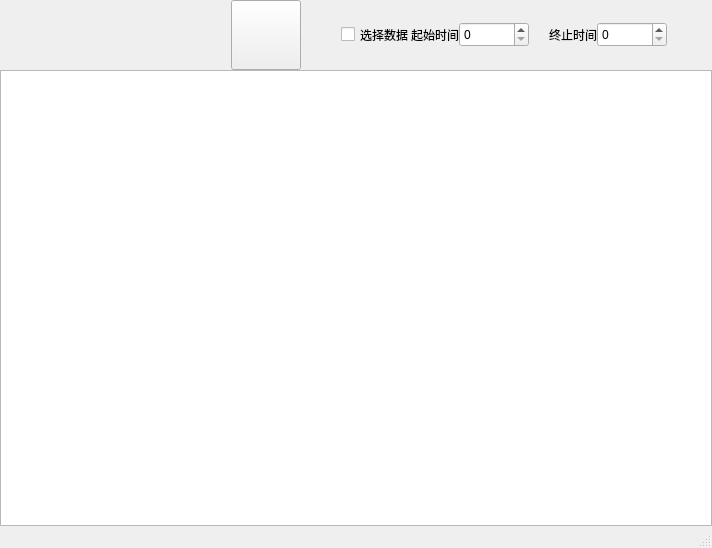
<?xml version="1.0" encoding="UTF-8"?>
<ui version="4.0">
 <class>Read_Tdms</class>
 <widget class="QMainWindow" name="Read_Tdms">
  <property name="geometry">
   <rect>
    <x>0</x>
    <y>0</y>
    <width>712</width>
    <height>548</height>
   </rect>
  </property>
  <property name="windowTitle">
   <string>EasyTDMS</string>
  </property>
  <property name="windowIcon">
   <iconset resource="images.qrc">
    <normaloff>:/img/ui.ico</normaloff>:/img/ui.ico</iconset>
  </property>
  <property name="styleSheet">
   <string notr="true"/>
  </property>
  <widget class="QWidget" name="centralwidget">
   <property name="styleSheet">
    <string notr="true"/>
   </property>
   <layout class="QVBoxLayout" name="verticalLayout_2">
    <property name="spacing">
     <number>0</number>
    </property>
    <property name="leftMargin">
     <number>0</number>
    </property>
    <property name="topMargin">
     <number>0</number>
    </property>
    <property name="rightMargin">
     <number>0</number>
    </property>
    <property name="bottomMargin">
     <number>0</number>
    </property>
    <item>
     <layout class="QHBoxLayout" name="horizontalLayout_tdms">
      <item>
       <spacer name="horizontalSpacer_3">
        <property name="orientation">
         <enum>Qt::Horizontal</enum>
        </property>
        <property name="sizeHint" stdset="0">
         <size>
          <width>80</width>
          <height>20</height>
         </size>
        </property>
       </spacer>
      </item>
      <item>
       <widget class="QPushButton" name="openfile">
        <property name="minimumSize">
         <size>
          <width>70</width>
          <height>70</height>
         </size>
        </property>
        <property name="maximumSize">
         <size>
          <width>70</width>
          <height>70</height>
         </size>
        </property>
        <property name="styleSheet">
         <string notr="true">QPushButton

{ image: url(:/img/img18.ico);
	
	border:none;
	background-color: rgba(230, 126, 34,0);
	

	
}
QPushButton:hover, QPushButton:pressed , QPushButton:checked
{
	image: url(:/img/img17.ico);
	
	border:none;
	background-color: rgba(230, 126, 34,0);
	
}</string>
        </property>
        <property name="text">
         <string/>
        </property>
       </widget>
      </item>
      <item>
       <spacer name="horizontalSpacer_2">
        <property name="orientation">
         <enum>Qt::Horizontal</enum>
        </property>
        <property name="sizeType">
         <enum>QSizePolicy::Fixed</enum>
        </property>
        <property name="sizeHint" stdset="0">
         <size>
          <width>20</width>
          <height>20</height>
         </size>
        </property>
       </spacer>
      </item>
      <item>
       <widget class="QPushButton" name="plotdata">
        <property name="minimumSize">
         <size>
          <width>70</width>
          <height>70</height>
         </size>
        </property>
        <property name="maximumSize">
         <size>
          <width>70</width>
          <height>70</height>
         </size>
        </property>
        <property name="styleSheet">
         <string notr="true">QPushButton


{ image: url(:/img/img43.ico);
	border:none;
	
	background-color: rgba(230, 126, 34,0);
	

	
}
QPushButton:hover, QPushButton:pressed , QPushButton:checked
{
	image: url(:/img/img43s.ico);
	
	border:none;
	background-color: rgba(230, 126, 34,0);
	
}</string>
        </property>
        <property name="text">
         <string/>
        </property>
       </widget>
      </item>
      <item>
       <spacer name="horizontalSpacer_5">
        <property name="orientation">
         <enum>Qt::Horizontal</enum>
        </property>
        <property name="sizeType">
         <enum>QSizePolicy::Minimum</enum>
        </property>
        <property name="sizeHint" stdset="0">
         <size>
          <width>20</width>
          <height>20</height>
         </size>
        </property>
       </spacer>
      </item>
      <item>
       <widget class="QPushButton" name="savedata">
        <property name="minimumSize">
         <size>
          <width>70</width>
          <height>70</height>
         </size>
        </property>
        <property name="maximumSize">
         <size>
          <width>70</width>
          <height>70</height>
         </size>
        </property>
        <property name="styleSheet">
         <string notr="true">QPushButton


{ image: url(:/img/img45.ico);
	border:none;
	
	background-color: rgba(230, 126, 34,0);
	

	
}
QPushButton:hover, QPushButton:pressed , QPushButton:checked
{
	image: url(:/img/img45s.ico);
	
	border:none;
	background-color: rgba(230, 126, 34,0);
	
}url(:/img/img45s.ico)</string>
        </property>
        <property name="text">
         <string/>
        </property>
       </widget>
      </item>
      <item>
       <spacer name="horizontalSpacer_7">
        <property name="orientation">
         <enum>Qt::Horizontal</enum>
        </property>
        <property name="sizeType">
         <enum>QSizePolicy::Fixed</enum>
        </property>
        <property name="sizeHint" stdset="0">
         <size>
          <width>40</width>
          <height>20</height>
         </size>
        </property>
       </spacer>
      </item>
      <item>
       <widget class="QCheckBox" name="checkBox_5_tdms">
        <property name="minimumSize">
         <size>
          <width>70</width>
          <height>25</height>
         </size>
        </property>
        <property name="maximumSize">
         <size>
          <width>70</width>
          <height>25</height>
         </size>
        </property>
        <property name="text">
         <string>选择数据</string>
        </property>
       </widget>
      </item>
      <item>
       <widget class="QLabel" name="label">
        <property name="text">
         <string>起始时间</string>
        </property>
       </widget>
      </item>
      <item>
       <widget class="QSpinBox" name="spinBox_8_tdms">
        <property name="minimumSize">
         <size>
          <width>70</width>
          <height>25</height>
         </size>
        </property>
        <property name="maximumSize">
         <size>
          <width>70</width>
          <height>25</height>
         </size>
        </property>
        <property name="maximum">
         <number>999999999</number>
        </property>
       </widget>
      </item>
      <item>
       <spacer name="horizontalSpacer_9">
        <property name="orientation">
         <enum>Qt::Horizontal</enum>
        </property>
        <property name="sizeType">
         <enum>QSizePolicy::Fixed</enum>
        </property>
        <property name="sizeHint" stdset="0">
         <size>
          <width>20</width>
          <height>20</height>
         </size>
        </property>
       </spacer>
      </item>
      <item>
       <widget class="QLabel" name="label_2">
        <property name="text">
         <string>终止时间</string>
        </property>
       </widget>
      </item>
      <item>
       <widget class="QSpinBox" name="spinBox_9_tdms">
        <property name="minimumSize">
         <size>
          <width>70</width>
          <height>25</height>
         </size>
        </property>
        <property name="maximumSize">
         <size>
          <width>70</width>
          <height>25</height>
         </size>
        </property>
        <property name="maximum">
         <number>999999999</number>
        </property>
        <property name="value">
         <number>0</number>
        </property>
       </widget>
      </item>
      <item>
       <spacer name="horizontalSpacer_8">
        <property name="orientation">
         <enum>Qt::Horizontal</enum>
        </property>
        <property name="sizeHint" stdset="0">
         <size>
          <width>40</width>
          <height>20</height>
         </size>
        </property>
       </spacer>
      </item>
      <item>
       <spacer name="horizontalSpacer_6">
        <property name="orientation">
         <enum>Qt::Horizontal</enum>
        </property>
        <property name="sizeHint" stdset="0">
         <size>
          <width>40</width>
          <height>20</height>
         </size>
        </property>
       </spacer>
      </item>
      <item>
       <spacer name="horizontalSpacer_4">
        <property name="orientation">
         <enum>Qt::Horizontal</enum>
        </property>
        <property name="sizeHint" stdset="0">
         <size>
          <width>40</width>
          <height>20</height>
         </size>
        </property>
       </spacer>
      </item>
      <item>
       <spacer name="horizontalSpacer">
        <property name="orientation">
         <enum>Qt::Horizontal</enum>
        </property>
        <property name="sizeHint" stdset="0">
         <size>
          <width>40</width>
          <height>20</height>
         </size>
        </property>
       </spacer>
      </item>
     </layout>
    </item>
    <item>
     <layout class="QVBoxLayout" name="verticalLayout_tdms">
      <item>
       <widget class="QListWidget" name="listWidget"/>
      </item>
     </layout>
    </item>
   </layout>
  </widget>
  <widget class="QStatusBar" name="statusbar"/>
 </widget>
 <resources>
  <include location="images.qrc"/>
 </resources>
 <connections/>
</ui>
